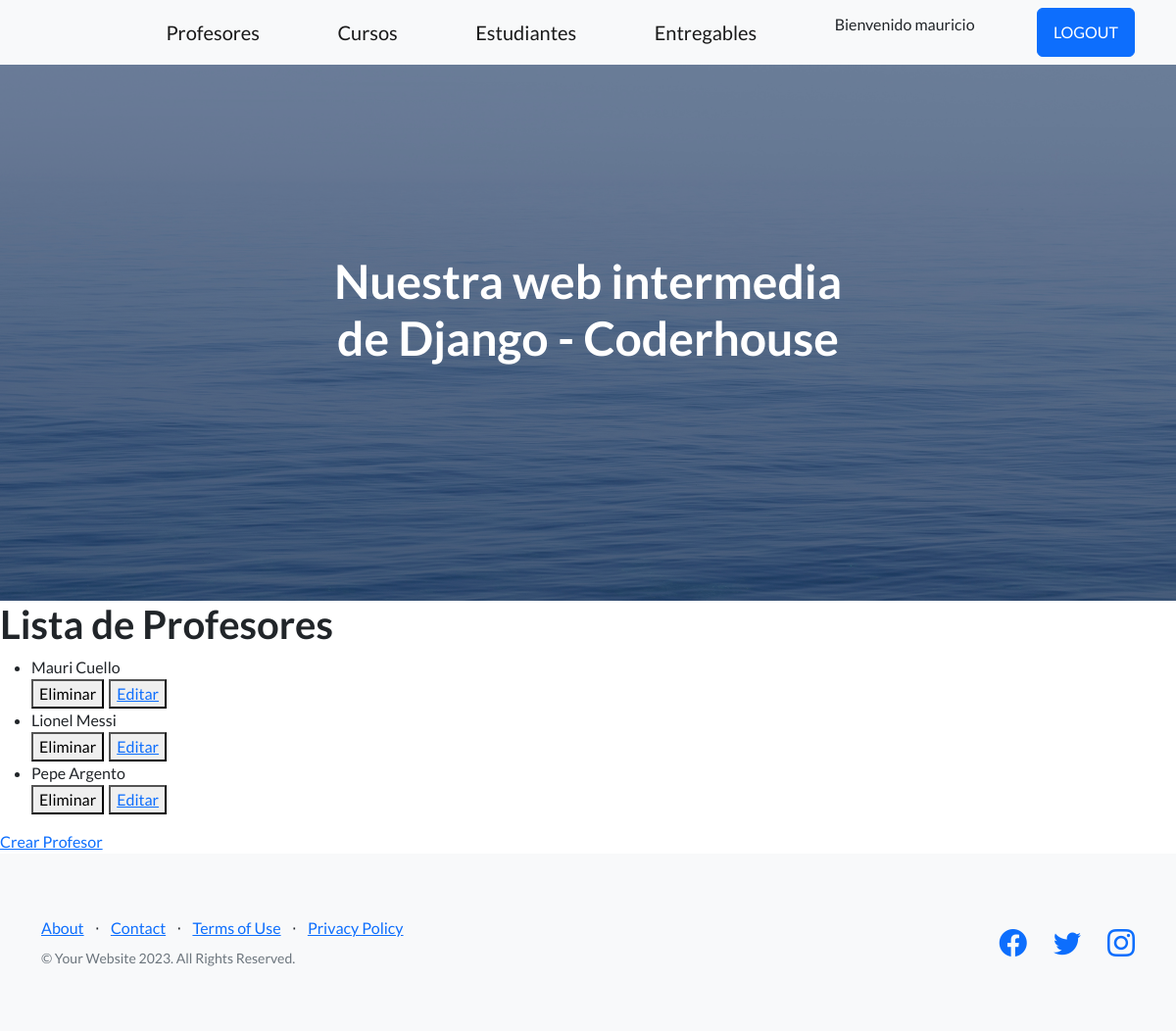
Screenshot of /app-coder/listaProfesores/ (signed in) with the database file from the repository.
### AppCoder/models.py (models this page shows)
class Profesor(models.Model):
  nombre = models.CharField(max_length=50)
  apellido = models.CharField(max_length=50)
  email = models.EmailField(max_length=254)
  profesion = models.CharField(max_length=50)
  cursos = models.ManyToManyField(Curso)
  def __str__(self):
    return f'{self.nombre} {self.apellido}'

### AppCoder/views.py (the view)
# urls.py: path('listaProfesores/', listaProfesores, name="ListaProfesores"),
@staff_member_required(login_url='/app-coder/')
def listaProfesores(request):
  profesores = Profesor.objects.all()
  return render(request, "leerProfesores.html", {"profesores": profesores})

### AppCoder/templates/leerProfesores.html
{% extends 'padre.html' %}
{% load static %}
{% block contenidoQueCambia %}
  <h1>Lista de Profesores</h1>
  <ul>
    {% for profesor in profesores %}
      <li>
        {{ profesor }}
      </li>
      <div style="display: flex; column-gap: 5px;">
        <form action="{% url 'EliminaProfesor' profesor.id %}" method="POST">{% csrf_token %}
          <button type="submit"> Eliminar </button>
        </form>
        <button>
          <a href="{% url 'EditarProfesor' profesor.id %}">Editar</a>
        </button>
      </div>
    {% endfor %}
  </ul>
  <a href="{% url 'CreaProfesor' %}">Crear Profesor</a>
{% endblock contenidoQueCambia %}

### AppCoder/templates/navbar.html (shortened to what this page needs)
<nav class="navbar navbar-light bg-light static-top">
  <div class="container">
      <div class="mi-button">
      </div>
      <a class="navbar-brand" href="{% url 'ListaProfesores' %}">Profesores</a>
      <a class="navbar-brand" href="{% url 'ListaCursos' %}">Cursos</a>
      <a class="navbar-brand" href="{% url 'Estudiantes' %}">Estudiantes</a>
      <a class="navbar-brand" href="{% url 'Entregables' %}">Entregables</a>
      {% if user.is_authenticated %}
        <p>Bienvenido {{user.username}}</p>
        <a class="btn btn-primary" href="{% url 'Logout' %}">LOGOUT</a>
      {% else %}
        <a class="btn btn-primary" href="{% url 'Login' %}">LOGIN</a>
      {% endif %}
  </div>
</nav>

### AppCoder/static/css/mis_estilos.css (style rules this page uses)
.mi-button { padding-right: 170px; margin-left: -170px; }

### rows the page displays
Profesor: nombre+apellido "Mauri Cuello"
Profesor: nombre+apellido "Lionel Messi"
Profesor: nombre+apellido "Pepe Argento"

### other values shown
{{ user.username }} "mauricio"
